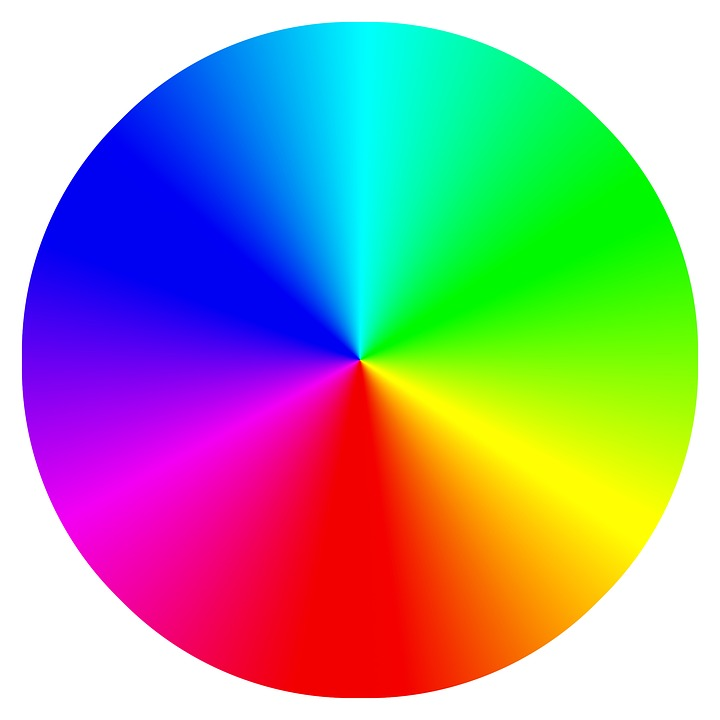
#> input picture testing/blob_testing/colourtestimg.jpg, 720 x 720 px, given in place of the camera
$ python blob_test_5_1.py
#> lines starting #> are read from the running program, lines starting #| are printed output that depends on the picture; after the words box and inside, x2 and y2 are one past the last pixel; in counts of white or black regions, pixels touching at a corner belong together
# LIVE CAMERA FEED
# EDITING COLOUR CHANNELS
# EDGE DETECTOR

import cv2
import numpy as np
import colorsys


# Initialize the camera (use 0 for default camera)
cap = cv2.VideoCapture(0)

# Check if the camera opened successfully
if not cap.isOpened():
    print("Error: Could not open camera.")
    exit()

# Capture frame-by-frame
ret, frame = cap.read()
#> frame is the input picture: shape (720, 720, 3); mean B, G, R 159.3, 161.2, 160.6

# If the frame is captured successfully, ret will be True
if not ret:
    print("Error: Failed to capture frame.")

# Convert the image to a NumPy array
image_array = np.array(frame)

# Altering colour channels ######################################################################
hsv_image = cv2.cvtColor(image_array, cv2.COLOR_BGR2HSV)
#> hsv_image: shape (720, 720, 3); mean H, S, V 61.9, 177.7, 249.4

# Define the lower and upper bounds for green and yellow in HSV
lower_green = np.array([35, 50, 50])  # Lower bound for green
upper_green = np.array([85, 255, 255])  # Upper bound for green

lower_yellow = np.array([20, 50, 50])  # Lower bound for yellow
upper_yellow = np.array([35, 255, 255])  # Upper bound for yellow

# Create masks for green and yellow
mask_green = cv2.inRange(hsv_image, lower_green, upper_green)
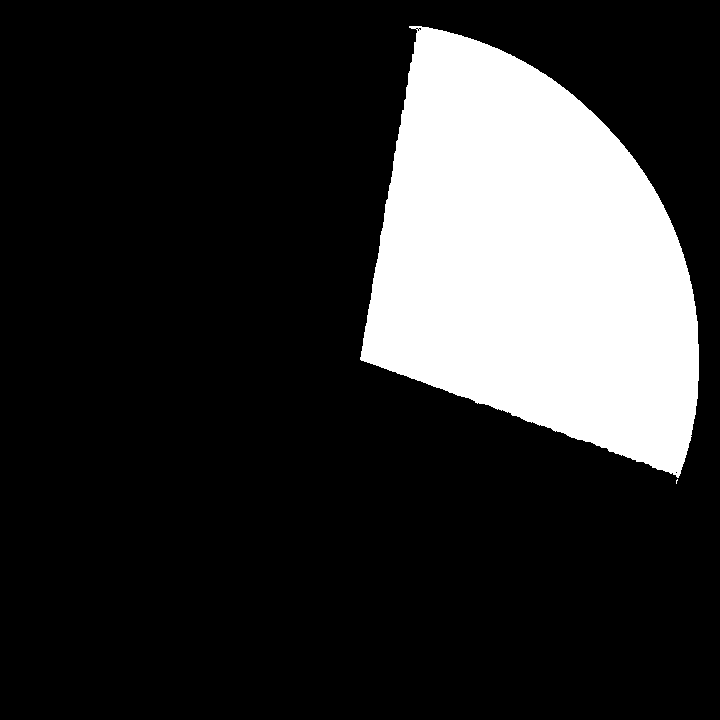
#> mask_green: shape (720, 720); 19.5% white; 2 white regions (1 under 20 px), largest, box (x1, y1, x2, y2) and area: (360, 26, 699, 478) 101138
mask_yellow = cv2.inRange(hsv_image, lower_yellow, upper_yellow)
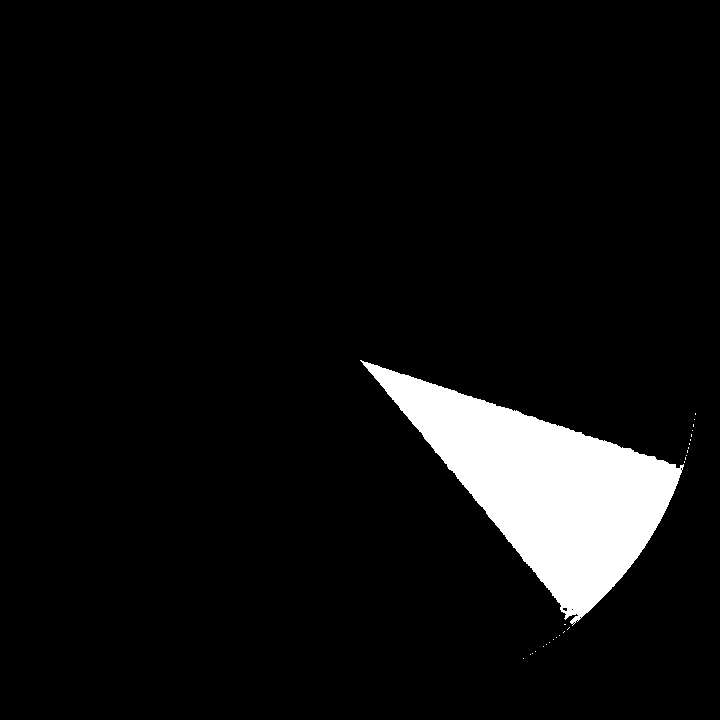
#> mask_yellow: shape (720, 720); 6.3% white; 26 white regions (25 under 20 px), largest, box (x1, y1, x2, y2) and area: (360, 360, 684, 626) 32715

# Combine the masks
mask = cv2.bitwise_or(mask_green, mask_yellow)
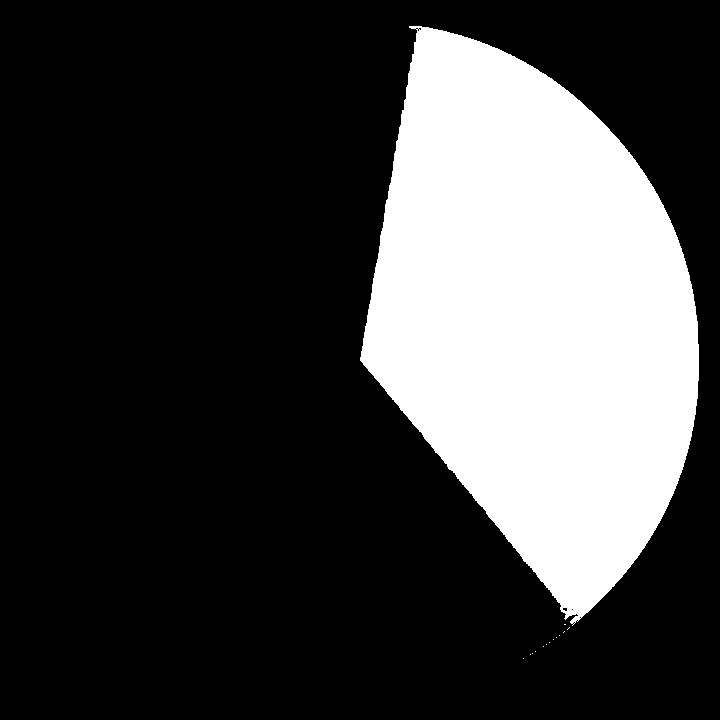
#> mask: shape (720, 720); 25.5% white; 14 white regions (13 under 20 px), largest, box (x1, y1, x2, y2) and area: (360, 26, 699, 626) 132196

# Use the mask to extract the colored regions
colored_regions = cv2.bitwise_and(image_array, image_array, mask=mask)
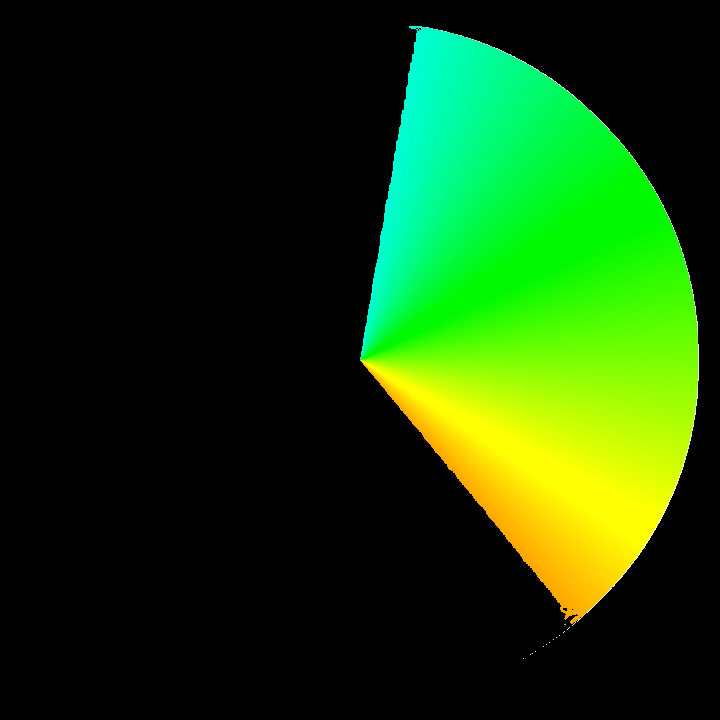
#> colored_regions: shape (720, 720, 3); mean B, G, R 10.4, 62.9, 24.7

blurred_img = cv2.GaussianBlur(colored_regions, (5, 5), 1)

# Edge detection ###############################################################
find_edge_img = blurred_img[:, :, 2]
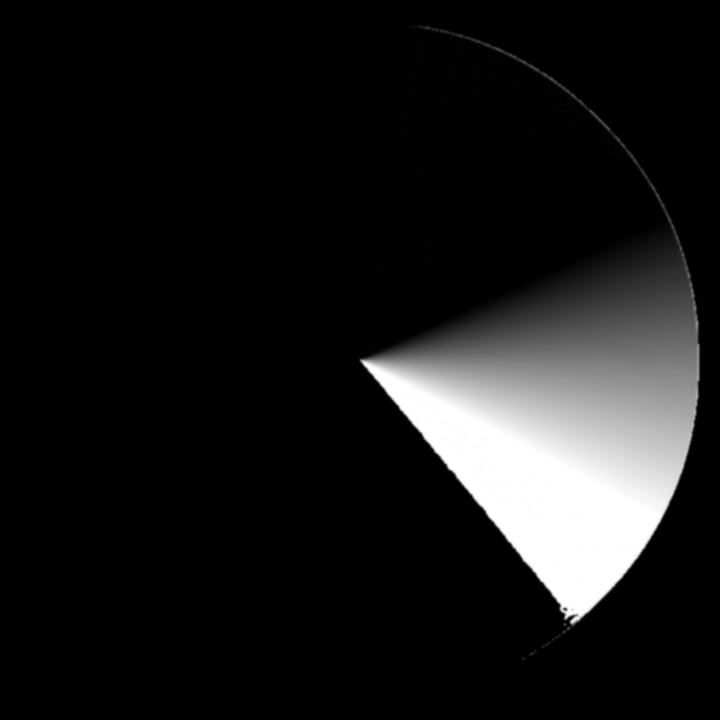
#> find_edge_img: shape (720, 720); min 0, max 255, mean 24.7

# # Split the image into its R, G, B channels
# b, g, r = cv2.split(find_edge_img)

# # Apply Canny edge detection on each channel
# edges_b = cv2.Canny(b, 100, 200)
# edges_g = cv2.Canny(g, 100, 200)
# edges_r = cv2.Canny(r, 100, 200)

# # Combine the edges from each channel
edges_combined = cv2.Canny(find_edge_img, 100, 200)
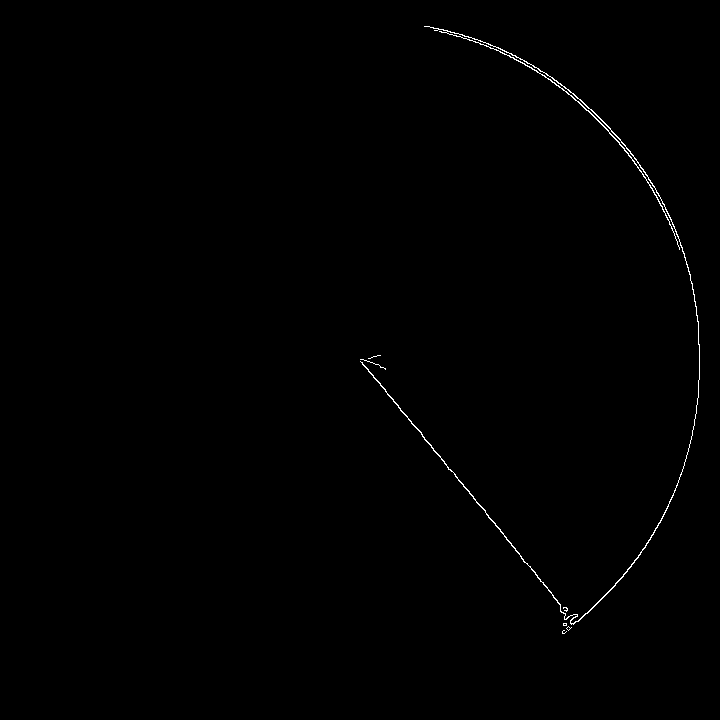
#> edges_combined: shape (720, 720); 0.37% white in thin lines or dots, all inside (x1, y1, x2, y2) = (360, 26, 700, 634)

cv2.imshow('image', edges_combined)

cv2.waitKey(0)

# Circle detection ###############################################################
circle_det_image = edges_combined

# Convert image to RGB before converting to greyscale
circle_det_image_gray = edges_combined

circles = cv2.HoughCircles(
    circle_det_image_gray,                   # Input image
    cv2.HOUGH_GRADIENT,               # Method used (HOUGH_GRADIENT is the only one available)
    dp=1,                             # Inverse ratio of the accumulator resolution to the image resolution
    minDist=100,                       # Minimum distance between the centers of detected circles
    param1=50,                        # Higher threshold for Canny edge detection
    param2=20,                        # Accumulator threshold for the circle centers at the detection stage
    minRadius=0,                      # Minimum radius of the circles
    maxRadius=0                       # Maximum radius of the circles
)
#> circles = [[421.5, 312.5, 263.7]]

# Convert the circles' coordinates and radii to integers
# FOR VISUALISATION PURPOSES ONLY: drawing detected circles on any input image
img_to_draw = image_array

if circles is not None:
    circles = np.uint16(np.around(circles))
#> circles = [[422, 312, 264]]

if circles is not None:
    for circle in circles[0, :]:
        # Extract the center (x, y) and radius (r) of each circle
        center_x, center_y, radius = circle

        # Draw the outer circle
        cv2.circle(img_to_draw, (center_x, center_y), radius, (0, 255, 0), 2)

        # Draw the center of the circle
        cv2.circle(img_to_draw, (center_x, center_y), 2, (0, 0, 255), 3)
#> this loop made 1 pass
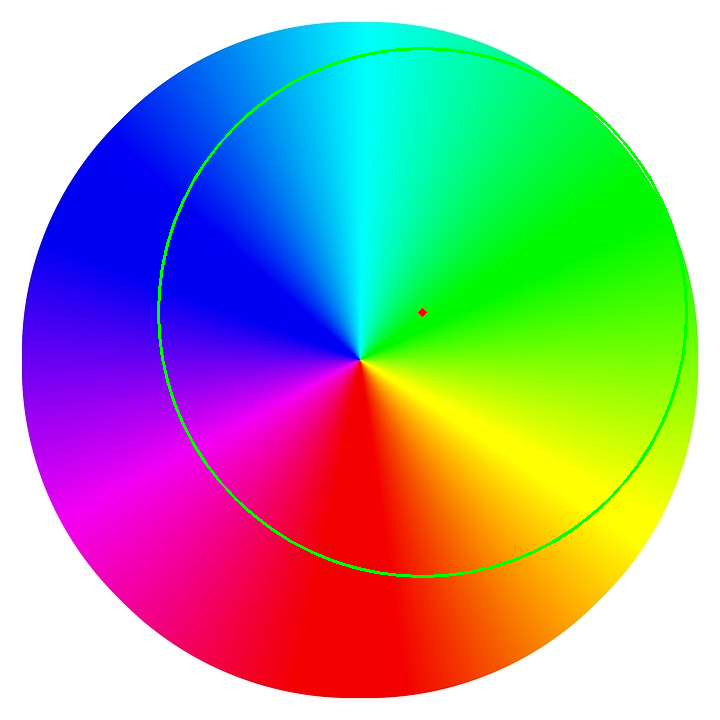
#> img_to_draw: shape (720, 720, 3); 0.95% of pixels changed, all inside (x1, y1, x2, y2) = (157, 47, 688, 578)

# Display the resulting frame ###################################################
disp_img = img_to_draw

cv2.imshow('image', disp_img)

cv2.waitKey(0)

# Release the camera and close the window
cap.release()
cv2.destroyAllWindows()

$ run again, on testing/blob_testing/testimg1.jpg
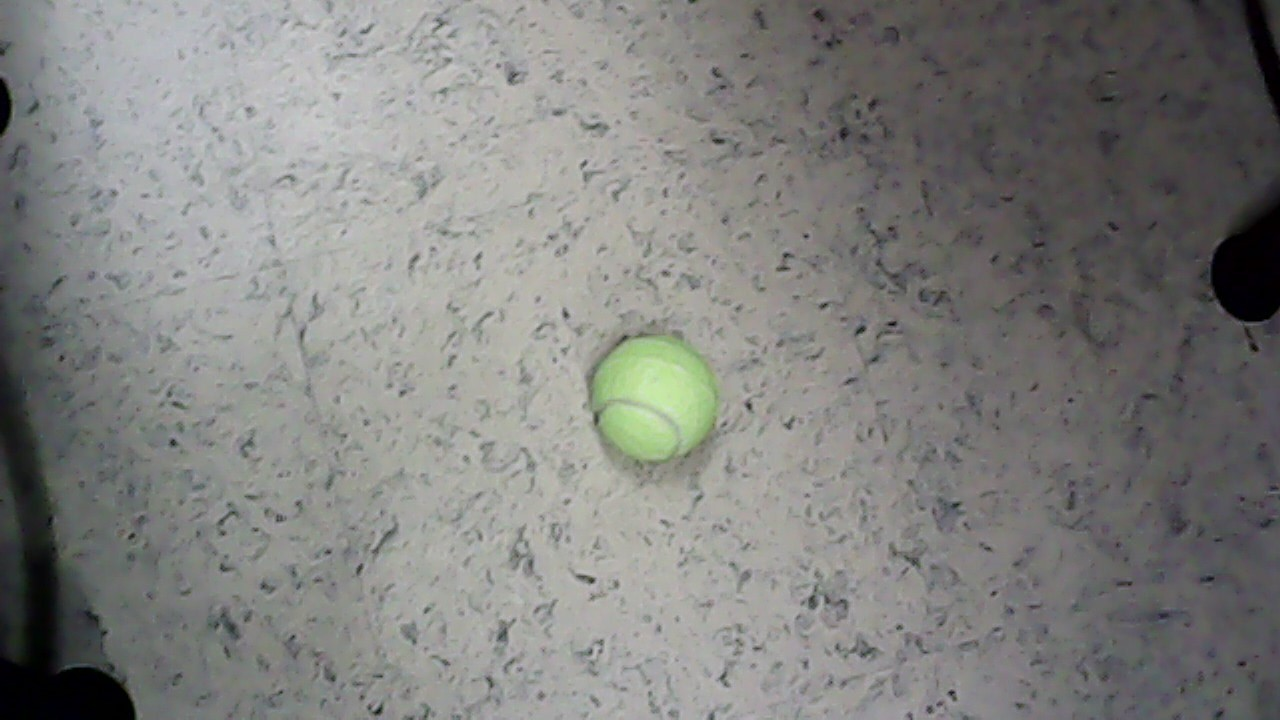
#> input picture testing/blob_testing/testimg1.jpg, 1280 x 720 px, given in place of the camera
#> frame is the input picture: shape (720, 1280, 3); mean B, G, R 126.6, 128.9, 128.7
#> hsv_image: shape (720, 1280, 3); mean H, S, V 68.6, 16.8, 131.2
#> `mask_green = cv2.inRange(hsv_image, lower_green, upper_green)`:
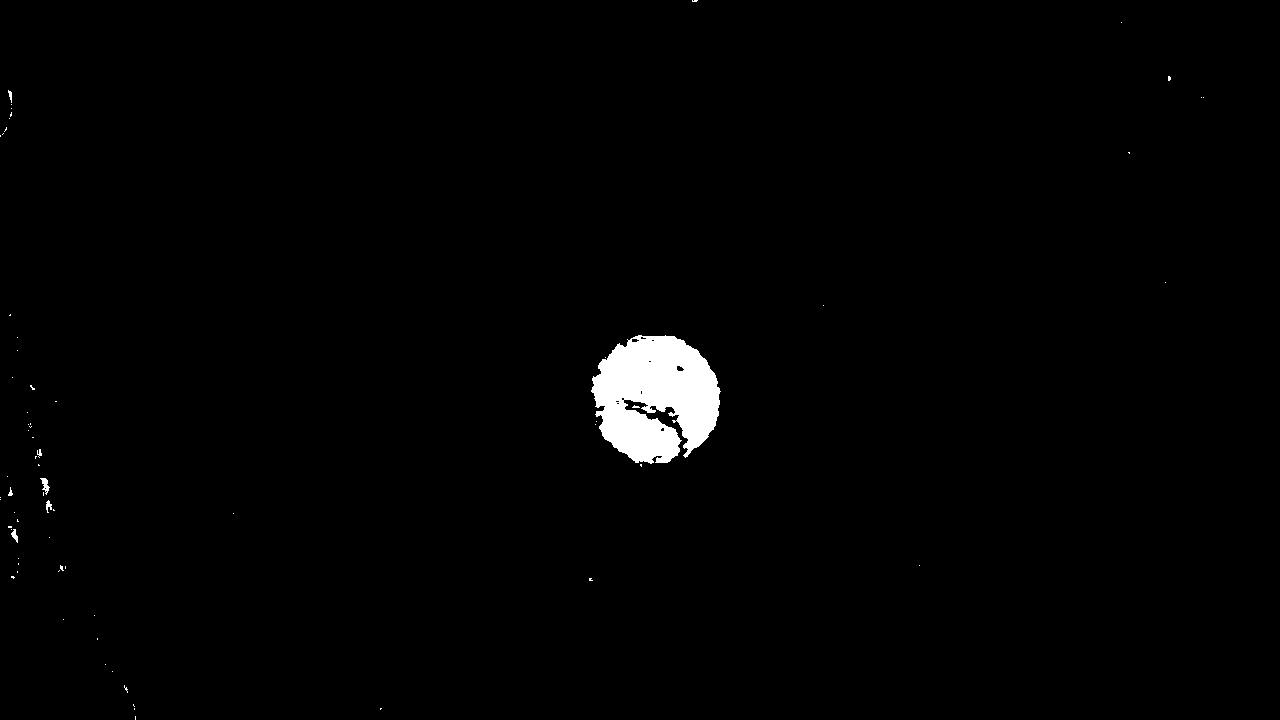
#> mask_green: shape (720, 1280); 1.3% white; 71 white regions (64 under 20 px), largest, box (x1, y1, x2, y2) and area: (591, 335, 721, 464) 11891, (40, 478, 50, 495) 78, (11, 529, 18, 543) 50
#> mask_yellow: shape (720, 1280); 0.01% white in thin lines or dots
#> mask: shape (720, 1280); 1.3% white; 80 white regions (73 under 20 px), largest, box (x1, y1, x2, y2) and area: (591, 335, 721, 464) 11895, (40, 478, 50, 495) 78, (11, 529, 18, 543) 50
#> edges_combined: shape (720, 1280); 0.12% white in thin lines or dots, all inside (x1, y1, x2, y2) = (8, 0, 1171, 582)
#> `circles = cv2.HoughCircles( circle_det_image_gray,`: circles = [[654.5, 398.5, 63.7]]
#> `circles = np.uint16(np.around(circles))`: circles = [[654, 398, 64]]
#> the loop `for circle in circles[0, :]:` made 1 pass
#> after the loop `for circle in circles[0, :]:`:
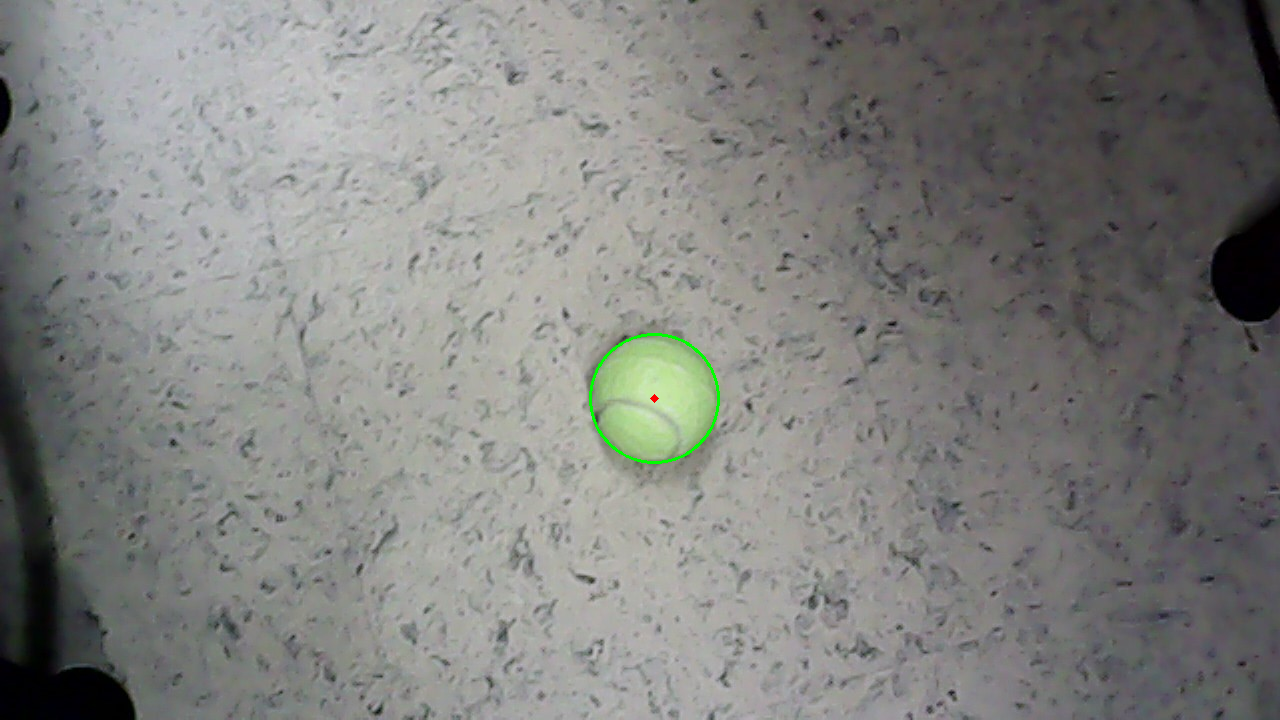
#> img_to_draw: shape (720, 1280, 3); 0.13% of pixels changed, all inside (x1, y1, x2, y2) = (589, 333, 720, 464)
